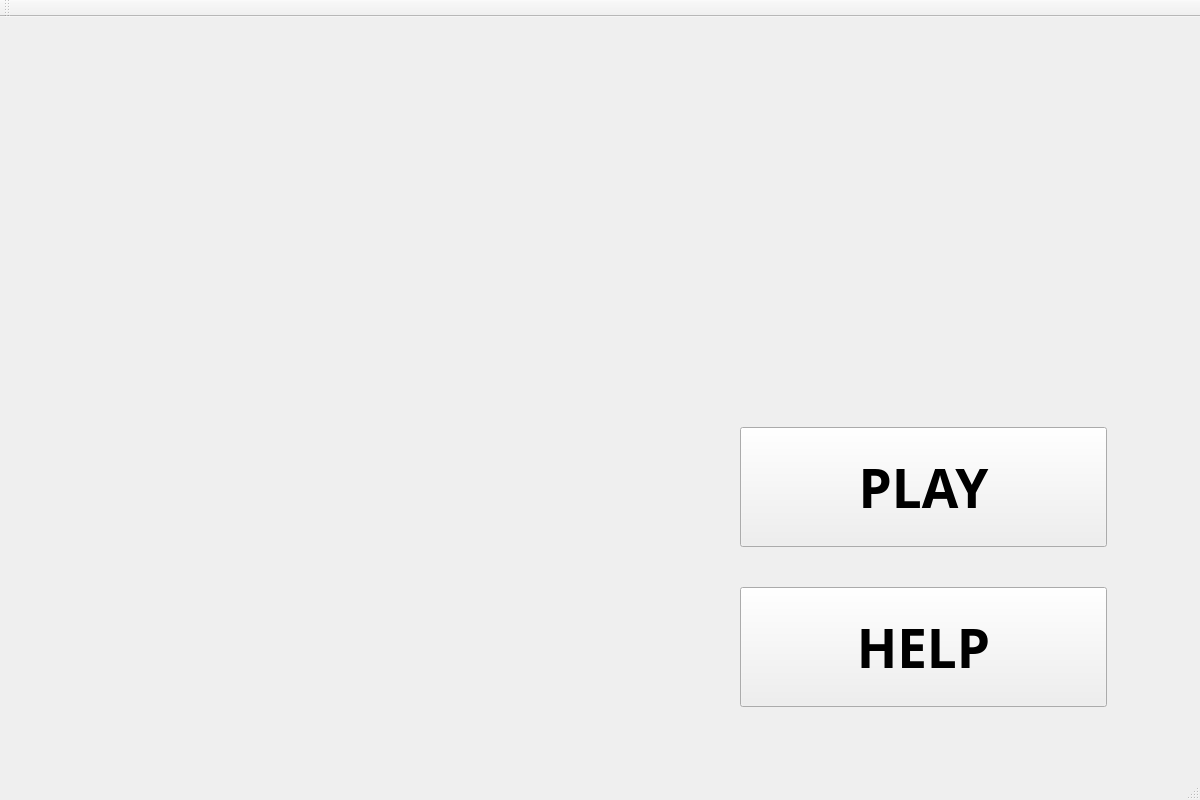
<?xml version="1.0" encoding="UTF-8"?>
<ui version="4.0">
 <class>MainWindow</class>
 <widget class="QMainWindow" name="MainWindow">
  <property name="geometry">
   <rect>
    <x>0</x>
    <y>0</y>
    <width>1200</width>
    <height>800</height>
   </rect>
  </property>
  <property name="minimumSize">
   <size>
    <width>1200</width>
    <height>800</height>
   </size>
  </property>
  <property name="maximumSize">
   <size>
    <width>1200</width>
    <height>800</height>
   </size>
  </property>
  <property name="windowTitle">
   <string>MainWindow</string>
  </property>
  <widget class="QWidget" name="centralWidget">
   <widget class="QFrame" name="frame">
    <property name="geometry">
     <rect>
      <x>690</x>
      <y>380</y>
      <width>471</width>
      <height>341</height>
     </rect>
    </property>
    <widget class="QPushButton" name="pushButton_play">
     <property name="geometry">
      <rect>
       <x>50</x>
       <y>30</y>
       <width>367</width>
       <height>120</height>
      </rect>
     </property>
     <property name="font">
      <font>
       <family>Arial Black</family>
       <pointsize>40</pointsize>
       <weight>75</weight>
       <italic>false</italic>
       <bold>true</bold>
       <kerning>true</kerning>
      </font>
     </property>
     <property name="autoFillBackground">
      <bool>false</bool>
     </property>
     <property name="text">
      <string>PLAY</string>
     </property>
     <property name="iconSize">
      <size>
       <width>20</width>
       <height>20</height>
      </size>
     </property>
    </widget>
    <widget class="QPushButton" name="pushButton_help">
     <property name="geometry">
      <rect>
       <x>50</x>
       <y>190</y>
       <width>367</width>
       <height>120</height>
      </rect>
     </property>
     <property name="font">
      <font>
       <family>Arial Black</family>
       <pointsize>40</pointsize>
       <weight>75</weight>
       <bold>true</bold>
      </font>
     </property>
     <property name="text">
      <string>HELP</string>
     </property>
     <property name="iconSize">
      <size>
       <width>20</width>
       <height>20</height>
      </size>
     </property>
    </widget>
   </widget>
  </widget>
  <widget class="QMenuBar" name="menuBar">
   <property name="geometry">
    <rect>
     <x>0</x>
     <y>0</y>
     <width>1200</width>
     <height>26</height>
    </rect>
   </property>
  </widget>
  <widget class="QToolBar" name="mainToolBar">
   <attribute name="toolBarArea">
    <enum>TopToolBarArea</enum>
   </attribute>
   <attribute name="toolBarBreak">
    <bool>false</bool>
   </attribute>
  </widget>
  <widget class="QStatusBar" name="statusBar"/>
 </widget>
 <layoutdefault spacing="6" margin="11"/>
 <resources/>
 <connections/>
</ui>
